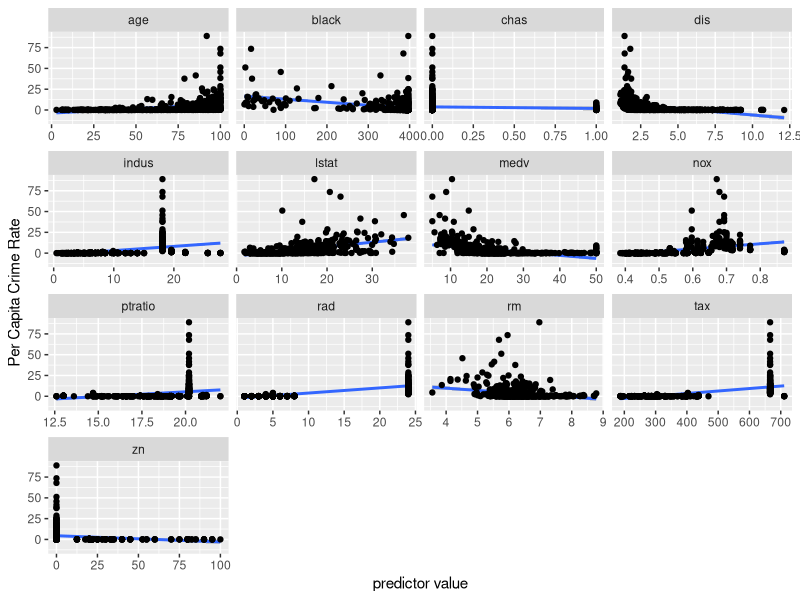
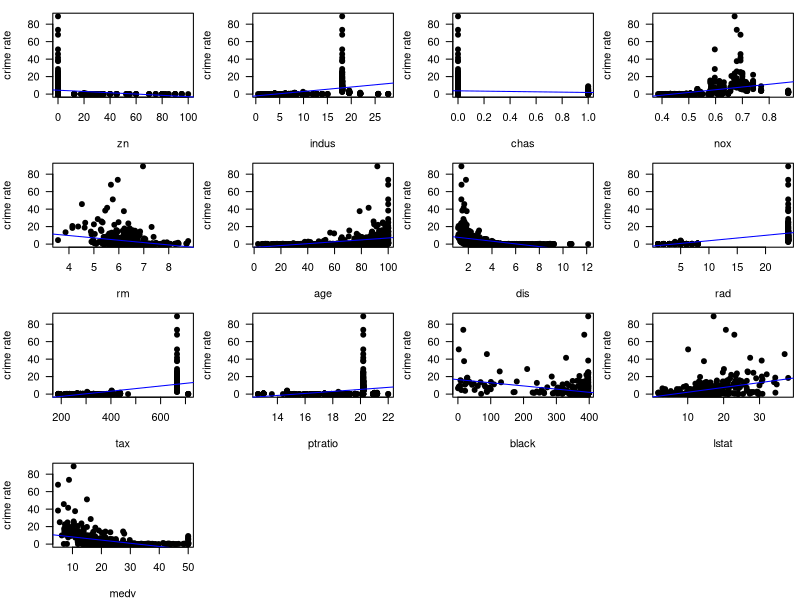
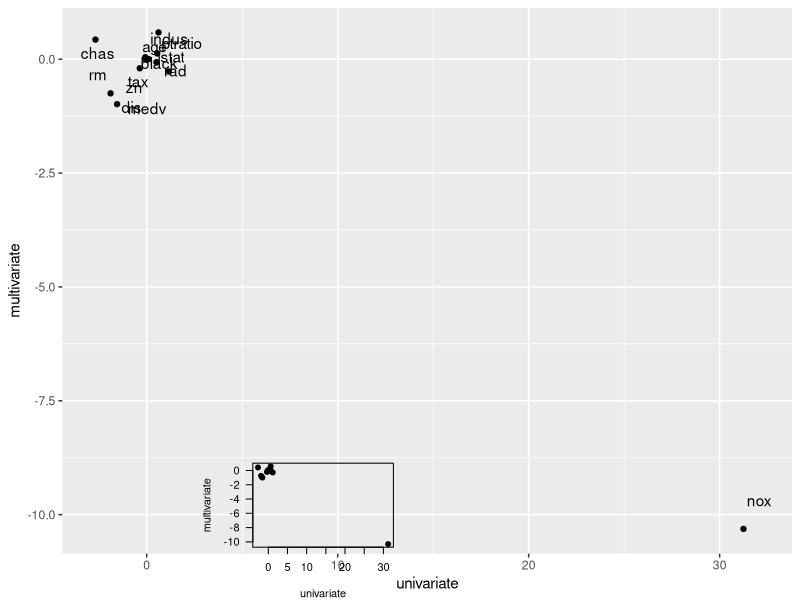

Write the R code that produced these figures, in order.
## ---- chunk 1
knitr::opts_chunk$set(error=TRUE,        # Keep compiling upon error
                      collapse=FALSE,    # collapse by default
                      echo=TRUE,         # echo code by default
                      comment = "#>",    # change comment character
                      fig.width = 5.5,     # set figure width
                      fig.align = "center",# set figure position
                      out.width = "49%", # set width of displayed images
                      warning=FALSE,     # do not show R warnings
                      message=FALSE)     # do not show R messages
## ---- chunk 2
library(tidyverse)  # ggplot2, dplyr, etc.
library(broom)      # to get tidy model output
library(knitr)      # for the kable() function for tables
library(kableExtra) # to make fancier html tables

# Note: if you don't have a package installed on your machine you will need to install them. In RStudio, to to Tools->Install Packages... or just run `install.packages()`. For example: install.packages("tidyverse")
## ---- chunk 3
Boston = MASS::Boston %>% as_tibble()
## ---- chunk 4
Boston_long = Boston %>% 
  pivot_longer(cols=-crim, names_to = 'predictor', values_to='x')

Boston_long
## ---- chunk 5
Boston_long %>% 
  ggplot(aes(x, crim)) + 
  geom_smooth(method='lm') + 
  geom_point() + 
  facet_wrap(~predictor, scales="free_x") + 
  labs(x="predictor value", y="Per Capita Crime Rate")
## ---- chunk 6
Boston_long %>% 
  group_by(predictor) %>% 
  do(lm(crim~x, data=.) %>% broom::tidy()) %>% # get the coefficients
  filter(term == 'x') %>%            # we don't care about the intercept
  arrange(p.value) %>%               # arrange by ascending p-values
  select(-term)                      # drop the term column
## ---- chunk 7
predictors = names(Boston) %>% setdiff("crim") # all predictors

models = list()   # initialize a list object
for(x in predictors) {
  fmla = paste('crim ~', x)           # make a formula 
  models[[x]] = lm(fmla, data=Boston) # fit linear regression model
}
## ---- chunk 8
lapply(models, function(x) broom::tidy(x))
## ---- chunk 9
par(mfrow=c(4,4), mar=c(4,4,1,.5))  # set up a 4x4 plotting region
for(i in 1:length(models)) {
  x = names(models)[i]  # predictor variable
  plot(Boston[[x]], Boston$crim,  # scatterplot
       las=1, pch=19,             # rotate y labels, solid points
       xlab=x, ylab="crime rate")
  abline(models[[i]], col="blue") # add linear fit
}
## ---- chunk 10
fit.full = lm(crim~., data=Boston)  # fit full model
beta = broom::tidy(fit.full)        # extract coefficients
signif = which(beta$p.value <= .05) # find the ones with p.value<=.05
 
#- make nice table output using the kableExtra package
beta %>% 
  knitr::kable(digits=3) %>% 
  kableExtra::kable_styling(full_width = FALSE) %>% 
  row_spec(signif, bold = TRUE, background = "#D3D3D3")
## ---- chunk 11
beta.univariate = 
  Boston_long %>% 
  group_by(predictor) %>% 
  do(lm(crim~x, data=.) %>% broom::tidy()) %>% # get the coefficients
  filter(term == 'x') %>%            # we don't care about the intercept
  select(predictor, estimate)    

beta.full = lm(crim~., data=Boston) %>% 
  broom::tidy() %>% 
  select(predictor=term, estimate)

left_join(beta.univariate, beta.full, by="predictor") %>% 
  ggplot(aes(estimate.x, estimate.y)) + 
  geom_point() + 
  geom_text(aes(label=predictor), position=position_jitter(width=1, height=1)) +
  labs(x="univariate", y="multivariate")
## ---- chunk 12
#-- Full Model
fit.full = lm(crim~., data=Boston)  # fit full model
beta = broom::tidy(fit.full)


#-- Univariate Models
predictors = names(Boston) %>% setdiff("crim") # all predictors

beta.uni = data.frame(predictor=predictors, estimate=NA)   # initialize data.frame
for(x in predictors) {
  fmla = paste('crim ~', x)           # make a formula 
  fit = lm(fmla, data=Boston)         # fit linear regression model
  beta.uni$estimate[beta.uni$predictor==x] = coef(fit)[2]
}

plot(beta.uni$estimate, beta$estimate[-1], 
     las=1, pch=19, 
     xlab="univariate", ylab="multivariate")
## ---- chunk 13
Boston_long %>% 
  filter(predictor != 'chas') %>% # remove binary predictor
  group_by(predictor) %>% 
  #- fit cubic models
  do(lm(crim~poly(x, 3), data=.) %>% broom::tidy()) %>% # get the coefficients
  #- transform for human output
  filter(term != '(Intercept)') %>%  # we don't care about the intercept
  select(predictor, term, p.value) %>% # keep columns we care about
  pivot_wider(names_from=term, values_from=p.value) %>%  # convert to long format
  #- make nicer table using the kableExtra package
  knitr::kable(digits=3) %>% 
  kableExtra::kable_styling("striped", full_width = FALSE)
## ---- chunk 14
predictors = names(Boston) %>% setdiff(c("crim","chas")) # almost all predictors

models = list()   # initialize a list object
for(x in predictors) {
  fmla = paste('crim ~ poly(', x, ", 3)")           # make a formula 
  models[[x]] = lm(fmla, data=Boston) # fit linear regression model
}
## ---- chunk 15
lapply(models, function(x) broom::tidy(x))
